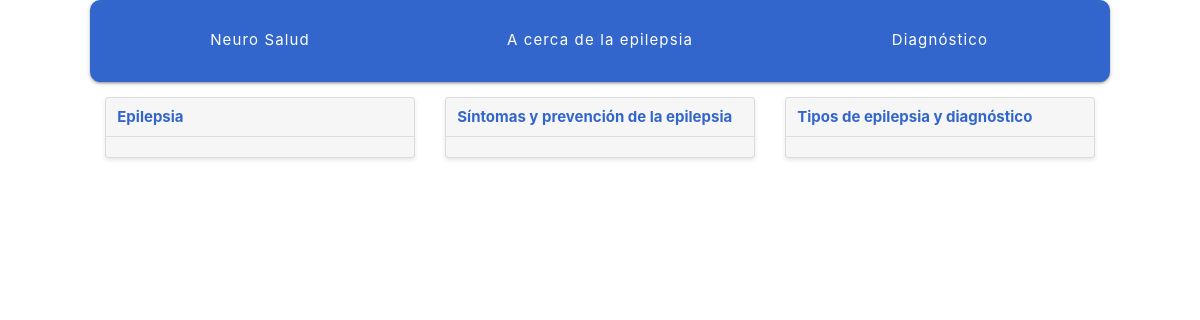
Page /courses/ on the committed database.
### courses/models.py (models this page shows, shortened)
class Course(models.Model):
    created_at = models.DateTimeField(auto_now_add=True)
    '''con el anterior còdigo decimos que la fecha es autogenrada
    cuando creamos los registros
    '''
    title = models.CharField(max_length=255)
    description = models.TextField()
    '''TextField es para grandes cantidades de texto
    '''

### courses/views.py (the view)
# urls.py: path('', views.course_list, name='course_list'),
def course_list(request):
    courses = Course.objects.all()
    return render(request, 'courses/course_list.html', {'courses': courses})

### courses/templates/courses/course_list.html (shortened to what this page needs)
{% extends 'layout.html' %}
{% block content %}
<div class="cards">
    {% for course in courses%}
        <div class="card">
            <header><a href="{% url 'course_detail' pk=course.pk %}">{{ course.title }}</header></a>
                <div class="card-copy">
                </div>
        </div>
    {% endfor %}
</div>
{% endblock content %}

### assets/css/layout.css (style rules this page uses)
html { box-sizing: border-box; }
*, *::after, *::before { box-sizing: inherit; }
.cards { display: -webkit-box; display: -moz-box; display: box; display: -webkit-flex; display: -moz-flex; display: -ms-flexbox; display: flex; -webkit-box-lines: multiple; -moz-box-lines: multiple; box-lines: multiple; -webkit-flex-wrap: wrap; -moz-flex-wrap: wrap; -ms-flex-wrap: wrap; flex-wrap: wrap; -webkit-box-pack: justify; -moz-box-pack: justify; box-pack: justify; -webkit-justify-content: space-between; -moz-justify-content: space-between; -ms-justify-content: space-between; -o-justify-content: space-between; justify-content: space-between; -ms-flex-pack: justify; }
.card { -webkit-flex-basis: 15em; -moz-flex-basis: 15em; flex-basis: 15em; -ms-flex-preferred-size: 15em; -webkit-flex-grow: 1; -moz-flex-grow: 1; flex-grow: 1; -ms-flex-positive: 1; -webkit-transition: all 0.2s ease-in-out; -moz-transition: all 0.2s ease-in-out; transition: all 0.2s ease-in-out; background-color: #f6f6f6; border-radius: 3px; border: 1px solid gainsboro; box-shadow: 0 2px 4px #e6e6e6; margin: 0 1em 1.5em 1em; position: relative; }
.card header { -webkit-transition: all 0.2s ease-in-out; -moz-transition: all 0.2s ease-in-out; transition: all 0.2s ease-in-out; background-color: #f6f6f6; border-bottom: 1px solid gainsboro; border-radius: 3px 3px 0 0; font-weight: bold; line-height: 1.5em; padding: 0.5em 0.75em; }
.card header a { color: #3366CC; text-decoration: none; }
.card .card-copy { font-size: 0.9em; line-height: 1.5em; padding: 0.75em 0.75em; }

### rows in the picture
Course: title "Epilepsia"
Course: title "Síntomas y prevención de la epilepsia"
Course: title "Tipos de epilepsia y diagnóstico"
